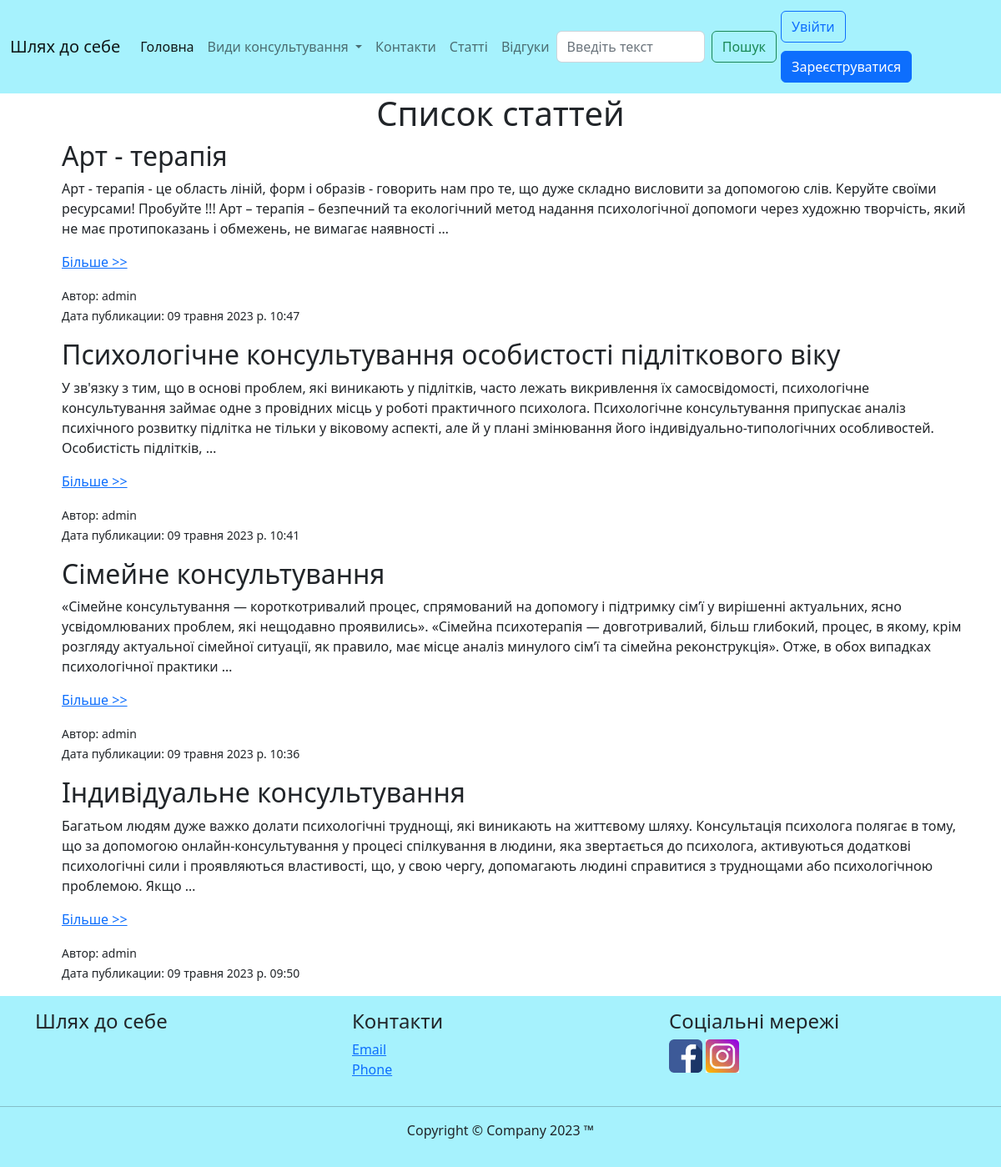
Page /contacts/posts_list on the committed database.
### selfdiscovery/models.py (models this page shows, shortened)
class Post(models.Model):
    title = models.CharField(max_length=200)
    content = models.TextField()
    created_at = models.DateTimeField(auto_now_add=True)
    author = models.ForeignKey(User, on_delete=models.CASCADE)

### selfdiscovery/views.py (the view)
# urls.py: path('contacts/posts_list', views.post_list, name='posts'),
def post_list(request):
    if Post.objects.exists():
        posts = Post.objects.order_by('-created_at')
        return render(request, 'selfdiscovery/post_list.html', {'posts': posts})
    else:
        message = "no posts!"
        return render(request, 'selfdiscovery/post_list.html', {'message': message})

### templates/selfdiscovery/post_list.html (shortened to what this page needs)
{% extends 'selfdiscovery/base.html' %}
{% load crispy_forms_tags %}
{% load static %}
{% block content %}
<div class="container" style="justify-content: center">
  <div class="row"  ><h1 style="text-align:center">Список статтей</h1>
    <div class="col-lg-12">
    <div class="col-lg-12 col-md-12 col-sm-12" >
      {% if user %}
        <ul>
          {% for post in posts %}
            <li>
              <h2>{{ post.title }}</h2>
              <p id="article" data-my-var="{{ post.content }}">{{ post.content|truncatewords:50 }}</p>
              <p>
               <a href="{% url 'post' id=post.pk %}">Більше >> </a>
              </p>
              <p>
                <small>Автор: {{ post.author.username }}</small>
                <br>
                <small>Дата публикации: {{ post.created_at }}</small>
              </p>
            </li>
          {% endfor %}
        </ul>
          {% else %}
            <p>{{ message }}</p>
          {% endif %}
      </div>
    </div>
    </div>
</div>
{% endblock %}

### templates/selfdiscovery/base.html (shortened to what this page needs)
<!doctype html>
<html lang="en">
  <head>
    {% load static %}
    <link href="{% static 'selfdiscovery/css/style2.css' %}" rel="stylesheet">
    <link href="{% static 'selfdiscovery/css/bootstrap.min.css' %}" rel="stylesheet">
    <link href="https://cdn.jsdelivr.net/npm/bootstrap@5.2.3/dist/css/bootstrap.min.css" rel="stylesheet">
  </head>
  <body>
    <main>
        <nav class="navbar navbar-expand-lg" style="background-color: #a6f2fd">
        <div class="container-fluid">
          <a class="navbar-brand" href="{% url 'main'%}">Шлях до себе</a>
          <div class="collapse navbar-collapse" id="navbarSupportedContent">
            <ul class="navbar-nav me-auto mb-2 mb-lg-0">
              <li class="nav-item">
                <a class="nav-link active" aria-current="page" href="{% url 'main'%}">Головна</a>
              </li>
              <li class="nav-item dropdown">
                <a class="nav-link dropdown-toggle" href="#" role="button" data-bs-toggle="dropdown" aria-expanded="false">
                  Види консультування
                </a>
              </li>
              <li class="nav-item">
                <a class="nav-link" href="{%url 'contacts'%}">Контакти </a>
              </li>
              <li class="nav-item">
                <a class="nav-link" href="{%url 'posts'%}">Статті</a>
              </li>
              <li class="nav-item">
                <a class="nav-link" href="{%url 'view_feedback'%}">Відгуки</a>
              </li>
            </ul>
            <div>
              <form class="d-flex" role="search" method = "post", action="{% url 'search' %}", class="input-group" ,>
                <input class="form-control me-2" type="search" placeholder="Введіть текст" aria-label="Search" name="query">
                <span class="input-group-btn">
                <button class="btn btn-outline-success" type="submit">Пошук
                    </button>
                      </span>
              </form>
            </div>
            <div class="col-md-3">
              {% if user.is_authenticated %}
                <form class=" nav navbar-form navbar-right" action="{% url 'logout' %}" method="post">
                  {% csrf_token %}
                  <button type="submit" class="btn btn-outline-primary me-2" style="margin-left: 20px">Вийти</button>
                </form>
              {% else %}
              <a href="{% url 'login' %}" class="btn btn-outline-primary me-2 btn bt">Увійти</a>
              <a href="{% url 'register' %}" class="btn btn-primary bt">Зареєструватися</a>
              {% endif %}
            </div>
          </div>
        </div>
      </nav>
        {% block content %}
        {% endblock %}
    </main>
    <footer class=" footer mt-auto py-3 " style="background-color: #a6f2fd">
        <div class="container">
          <div class="row">
            <div class="col-md-4 ">
              <h4>Шлях до себе</h4>
            </div>
            <div class="col-md-4">
              <h4>Контакти</h4>
              <ul class="list-unstyled">
                <li><a href="#">Email</a></li>
                <li><a href="#">Phone</a></li>
              </ul>
            </div>
            <div class="col-md-4">
              <h4>Соціальні мережі</h4>
                <a href="https://www.facebook.com"><img src="{% static 'selfdiscovery/pictures/fb.png'%} " alt="Facebook"  width="40" height="40"></a>
                <a href="https://www.instagram.com"><img src="{% static 'selfdiscovery/pictures/insta.jpg'%}" alt="Instagram" width="40" height="40"></a>
            </div>
          </div>
        </div>
         <div class="copyrights">
              <hr>
              <p align="center">Copyright © Company 2023 ™</p>
         </div>
      </footer>
  </body>
</html>

### static/selfdiscovery/css/style2.css (style rules this page uses)
html, body { height: 100%; margin: 0; }
footer { position: relative; bottom: 0; width: 100%; }
li { list-style-type: none; }
:root { --color1: #05b1b1; --color2: #52339a; }
.bt { margin: 5px; }

### rows in the picture
Post: title "Арт - терапія", content "Арт - терапія - це область ліній, форм і образів - говорить нам про те, що дуже складно висловити за допомогою слів. Керуйте своїми ресурсами! Пробуйте !!! Арт – терапія – безпечний та екологічний метод надання психологічної допомоги через художню творчість, який не має протипоказань і обмежень, не вимагає наявності …", author.username "admin", created_at "09 травня 2023 р. 10:47"
Post: title "Психологічне консультування особистості підліткового віку", content "У зв'язку з тим, що в основі проблем, які виникають у підлітків, часто лежать викривлення їх самосвідомості, психологічне консультування займає одне з провідних місць у роботі практичного психолога. Психологічне консультування припускає аналіз психічного розвитку підлітка не тільки у віковому аспекті, але й у плані змінювання його індивідуально-типологічних особливостей. Особистість підлітків, …", author.username "admin", created_at "09 травня 2023 р. 10:41"
Post: title "Сімейне консультування", content "«Сімейне консультування — короткотривалий процес, спрямований на допомогу і підтримку сім’ї у вирішенні актуальних, ясно усвідомлюваних проблем, які нещодавно проявились». «Сімейна психотерапія — довготривалий, більш глибокий, процес, в якому, крім розгляду актуальної сімейної ситуації, як правило, має місце аналіз минулого сім’ї та сімейна реконструкція». Отже, в обох випадках психологічної практики …", author.username "admin", created_at "09 травня 2023 р. 10:36"
Post: title "Індивідуальне консультування", content "Багатьом людям дуже важко долати психологічні труднощі, які виникають на життєвому шляху. Консультація психолога полягає в тому, що за допомогою онлайн-консультування у процесі спілкування в людини, яка звертається до психолога, активуються додаткові психологічні сили і проявляються властивості, що, у свою чергу, допомагають людині справитися з труднощами або психологічною проблемою. Якщо …", author.username "admin", created_at "09 травня 2023 р. 09:50"
